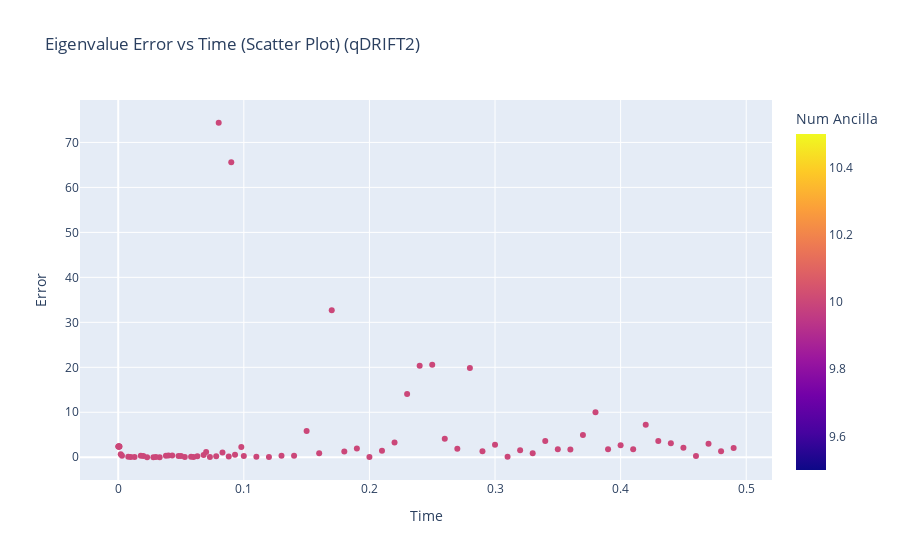

The code cell stored with this chart in its notebook:
### Code cell
qdrift2 = pd.read_csv(qdrift_csv2)
plot_error_vs_time(df=qdrift2, title_suffix="(qDRIFT2)")
